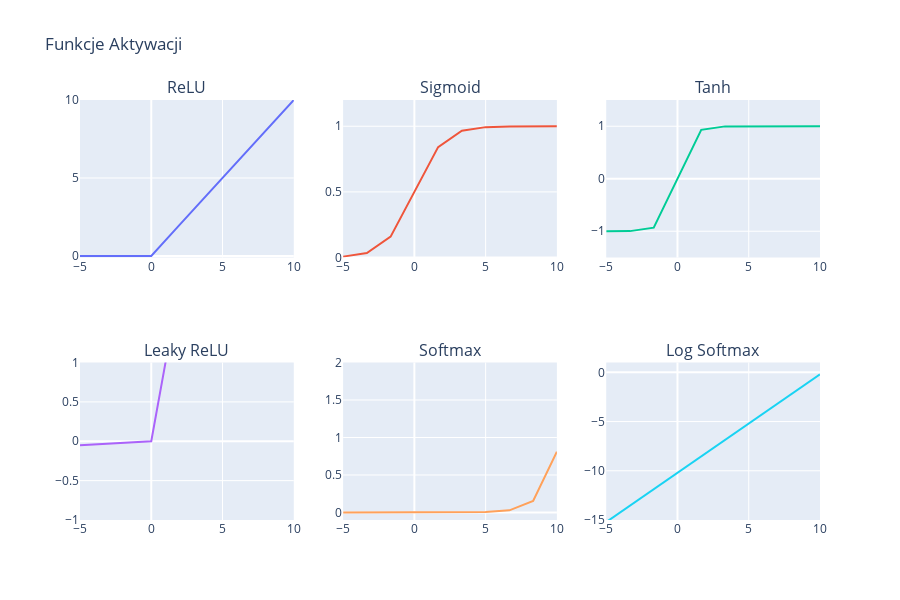

Source (notebook cell):
### Markdown cell above
Przejście do porównywania różnych funkcji aktywacji.
Najpierw przedstawienie ich różnic na wykresach plotly:

### Code cell
# Zakres wartości wejściowych
x = np.linspace(-5.0, 10.0, 10)

# Funkcje aktywacji
relu = F.relu(torch.tensor(x)).numpy()
sigmoid = torch.sigmoid(torch.tensor(x)).numpy()
tanh = torch.tanh(torch.tensor(x)).numpy()
leaky_relu = F.leaky_relu(torch.tensor(x), negative_slope=0.01).numpy()
softmax = F.softmax(torch.tensor(x), dim=0).numpy()
log_softmax = F.log_softmax(torch.tensor(x), dim=0).numpy()

fig = make_subplots(rows=2, cols=3, subplot_titles=("ReLU", "Sigmoid", "Tanh", "Leaky ReLU", "Softmax", "Log Softmax"))

# Dodawanie wykresów
fig.add_trace(go.Scatter(x=x, y=relu, mode='lines', name='ReLU'), row=1, col=1)
fig.add_trace(go.Scatter(x=x, y=sigmoid, mode='lines', name='Sigmoid'), row=1, col=2)
fig.add_trace(go.Scatter(x=x, y=tanh, mode='lines', name='Tanh'), row=1, col=3)
fig.add_trace(go.Scatter(x=x, y=leaky_relu, mode='lines', name='Leaky ReLU'), row=2, col=1)
fig.add_trace(go.Scatter(x=x, y=softmax, mode='lines', name='Softmax'), row=2, col=2)
fig.add_trace(go.Scatter(x=x, y=log_softmax, mode='lines', name='Log Softmax'), row=2, col=3)

# Aktualizacja układu
fig.update_layout(height=600, width=900, title_text="Funkcje Aktywacji", showlegend=False,
                  yaxis1=dict(range=[-0.1,10]),
                  yaxis2=dict(range=[0,1.2]),
                  yaxis3=dict(range=[-1.5,1.5]),
                    yaxis4=dict(range=[-1,1]),
                    yaxis5=dict(range=[-0.1,2]),
                    xaxis5=dict(range=[-5,10]),
                    yaxis6=dict(range=[-15,1]))

fig.show()

### Figure 1 — Plotly figure (JSON) as saved in the notebook; plotly's stock layout.template omitted (floating-point values rounded to 4 significant figures)
{"data": [{"mode": "lines", "name": "ReLU", "type": "scatter", "x": [-5, -3.333, -1.667, 0, 1.667, 3.333, 5, 6.667, 8.333, 10], "xaxis": "x", "y": [0, 0, 0, 0, 1.667, 3.333, 5, 6.667, 8.333, 10], "yaxis": "y"}, {"mode": "lines", "name": "Sigmoid", "type": "scatter", "x": [-5, -3.333, -1.667, 0, 1.667, 3.333, 5, 6.667, 8.333, 10], "xaxis": "x2", "y": [0.006693, 0.03445, 0.1589, 0.5, 0.8411, 0.9656, 0.9933, 0.9987, 0.9998, 1.0], "yaxis": "y2"}, {"mode": "lines", "name": "Tanh", "type": "scatter", "x": [-5, -3.333, -1.667, 0, 1.667, 3.333, 5, 6.667, 8.333, 10], "xaxis": "x3", "y": [-0.9999, -0.9975, -0.9311, 0, 0.9311, 0.9975, 0.9999, 1.0, 1.0, 1.0], "yaxis": "y3"}, {"mode": "lines", "name": "Leaky ReLU", "type": "scatter", "x": [-5, -3.333, -1.667, 0, 1.667, 3.333, 5, 6.667, 8.333, 10], "xaxis": "x4", "y": [-0.05, -0.03333, -0.01667, 0, 1.667, 3.333, 5, 6.667, 8.333, 10], "yaxis": "y4"}, {"mode": "lines", "name": "Softmax", "type": "scatter", "x": [-5, -3.333, -1.667, 0, 1.667, 3.333, 5, 6.667, 8.333, 10], "xaxis": "x5", "y": [2.481e-07, 1.314e-06, 6.955e-06, 3.682e-05, 0.000195, 0.001032, 0.005465, 0.02894, 0.1532, 0.8111], "yaxis": "y5"}, {"mode": "lines", "name": "Log Softmax", "type": "scatter", "x": [-5, -3.333, -1.667, 0, 1.667, 3.333, 5, 6.667, 8.333, 10], "xaxis": "x6", "y": [-15.21, -13.54, -11.88, -10.21, -8.543, -6.876, -5.209, -3.543, -1.876, -0.2093], "yaxis": "y6"}], "layout": {"annotations": [{"font": {"size": 16}, "showarrow": false, "text": "ReLU", "x": 0.1444, "xanchor": "center", "xref": "paper", "y": 1, "yanchor": "bottom", "yref": "paper"}, {"font": {"size": 16}, "showarrow": false, "text": "Sigmoid", "x": 0.5, "xanchor": "center", "xref": "paper", "y": 1, "yanchor": "bottom", "yref": "paper"}, {"font": {"size": 16}, "showarrow": false, "text": "Tanh", "x": 0.8556, "xanchor": "center", "xref": "paper", "y": 1, "yanchor": "bottom", "yref": "paper"}, {"font": {"size": 16}, "showarrow": false, "text": "Leaky ReLU", "x": 0.1444, "xanchor": "center", "xref": "paper", "y": 0.375, "yanchor": "bottom", "yref": "paper"}, {"font": {"size": 16}, "showarrow": false, "text": "Softmax", "x": 0.5, "xanchor": "center", "xref": "paper", "y": 0.375, "yanchor": "bottom", "yref": "paper"}, {"font": {"size": 16}, "showarrow": false, "text": "Log Softmax", "x": 0.8556, "xanchor": "center", "xref": "paper", "y": 0.375, "yanchor": "bottom", "yref": "paper"}], "height": 600, "showlegend": false, "title": {"text": "Funkcje Aktywacji"}, "width": 900, "xaxis": {"anchor": "y", "domain": [0, 0.2889]}, "xaxis2": {"anchor": "y2", "domain": [0.3556, 0.6444]}, "xaxis3": {"anchor": "y3", "domain": [0.7111, 1]}, "xaxis4": {"anchor": "y4", "domain": [0, 0.2889]}, "xaxis5": {"anchor": "y5", "domain": [0.3556, 0.6444], "range": [-5, 10]}, "xaxis6": {"anchor": "y6", "domain": [0.7111, 1]}, "yaxis": {"anchor": "x", "domain": [0.625, 1], "range": [-0.1, 10]}, "yaxis2": {"anchor": "x2", "domain": [0.625, 1], "range": [0, 1.2]}, "yaxis3": {"anchor": "x3", "domain": [0.625, 1], "range": [-1.5, 1.5]}, "yaxis4": {"anchor": "x4", "domain": [0, 0.375], "range": [-1, 1]}, "yaxis5": {"anchor": "x5", "domain": [0, 0.375], "range": [-0.1, 2]}, "yaxis6": {"anchor": "x6", "domain": [0, 0.375], "range": [-15, 1]}}}
